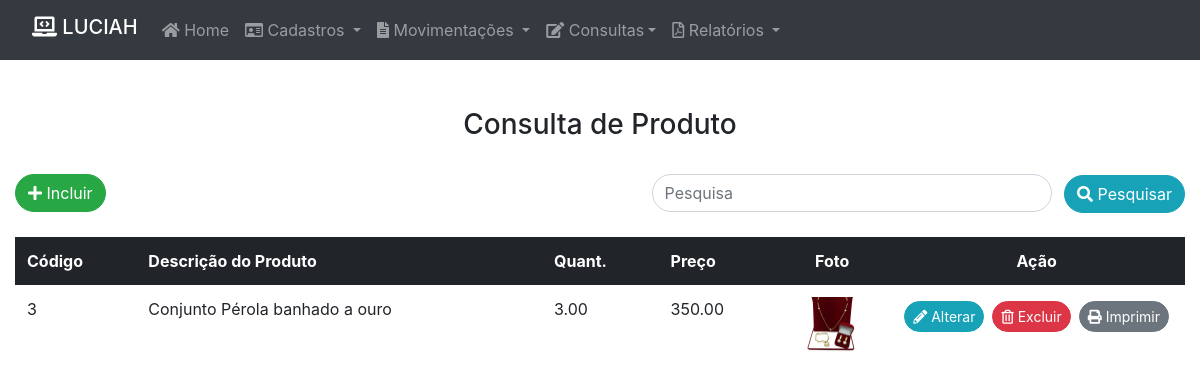
Page /lista_produto.php?txtpesquisar=Conjunto Pérola banhado a ouro on the committed database.
### tables this page shows
CREATE TABLE `produto` (
  `id` int(11) NOT NULL,
  `descricao` varchar(100) NOT NULL,
  `quant` decimal(11,2) NOT NULL,
  `preco` decimal(11,2) NOT NULL,
  `imagem` varchar(100) NOT NULL,
  `data_cadastro` timestamp NOT NULL DEFAULT current_timestamp() ON UPDATE current_timestamp(),
  `obs` varchar(200) NOT NULL
);

### lista_produto.php (the view, shortened to what this page needs)
<?php
include("conexao.php");
$consulta = "SELECT * FROM produto";
if (isset($_GET['txtpesquisar'])) {
    $pesquisa = $_GET['txtpesquisar'];
    $consulta = "SELECT * FROM produto WHERE descricao LIKE '%$pesquisa%' ";
}
$con = @mysqli_query($conexao, $consulta) or die($mysql->error);
?>
<!DOCTYPE html>
<html lang="en">
<head>
    <link rel="stylesheet" href="https://stackpath.bootstrapcdn.com/bootstrap/4.1.3/css/bootstrap.min.css">
    <link rel="stylesheet" href="https://cdnjs.cloudflare.com/ajax/libs/font-awesome/5.11.2/css/all.css">
</head>
<body>
    <header>
        <?php include("header.php") ?>
    </header>
    <br><br>
    <div class="container-fluid">
        <div class="row">
            <div class="col-md-12">
                <div class="h3 text-center mb-3">Consulta de Produto </div>
                <form method="GET" action="lista_produto.php">
                    <div class="d-flex justify-content-between mt-2">
                        <div>
                            <a href="cad_produto.php" class="btn btn-success  mt-3" style="border-radius:30px;"> <i class="fas fa-plus"></i> Incluir </a>
                        </div>
                        <ul class="list-inline">
                            <li class="list-inline-item">
                                <input type="text" class="form-control mt-3" name="txtpesquisar" id="exampleInputPesquisar" aria-describedby="pesquisa" placeholder="Pesquisa" style="width:400px; border-radius:30px;">
                            </li>
                            <li class="list-inline-item">
                                <button type="submit" class="btn btn-info" style="border-radius:30px;"><i class="fas fa-search"></i> Pesquisar </button>
                            </li>
                        </ul>
                    </div>
                </form>
                <div class="d-flex flex-nowrap" style="overflow: auto">
                    <table class="table table-borderless table-responsive-md table-hover mt-2">
                        <thead class="table-dark">
                            <tr>
                                <th>Código</th>
                                <th>Descrição do Produto</th>
                                <th>Quant.</th>
                                <th>Preço</th>
                                <th><center>Foto </td></center>
                                <th style="width:50px;"><center>Ação</th></center>
                            </tr>
                        </thead>
                        <?php while ($dado = $con->fetch_array()) { ?>
                            <tbody>
                                <tr>
                                    <td> <?php echo $dado['id']; ?> </td>
                                    <td> <?php echo $dado['descricao']; ?> </td>
                                    <td> <?php echo $dado['quant']; ?> </td>
                                    <td> <?php echo $dado['preco']; ?> </td>
                                    <td> <a><center> <img src="img/<?php echo $dado['imagem']; ?>"width='50px' heigth='50px'></a></center></td>
                                    <td style="display: flex">
                                        <a href="ver_alteracao_produto.php?codigo=<?php echo $dado['id']; ?>" class="btn btn-info btn-alterar btn-sm m-1" style="border-radius:30px;" role="button">
                                            <i class="fas fa-pencil-alt"></i> Alterar </a>
                                        <a href="ver_exclusao_produto.php?codigo=<?php echo $dado['id']; ?>" class="btn btn-danger btn-excluir btn-sm m-1" style="border-radius:30px;" role="button">
                                            <i class="far fa-trash-alt"></i> Excluir </a>
                                        <a href="relatorio_produto.php?codigo=<?php echo $dado['id']; ?>" target="_blank" class="btn btn-secondary btn-imprimir btn-sm m-1" style="border-radius:30px;" role="button">
                                        <i class="fas fa-print"></i> Imprimir </a>
                                    </td>
                                </tr>
                            </tbody>
                        <?php } ?>
                    </table>
                </div>
            </div>
        </div>
    </div>
</body>
</html>

### rows in the picture
produto: id "3", descricao "Conjunto Pérola banhado a ouro", quant "3.00", preco "350.00", imagem (picture)
